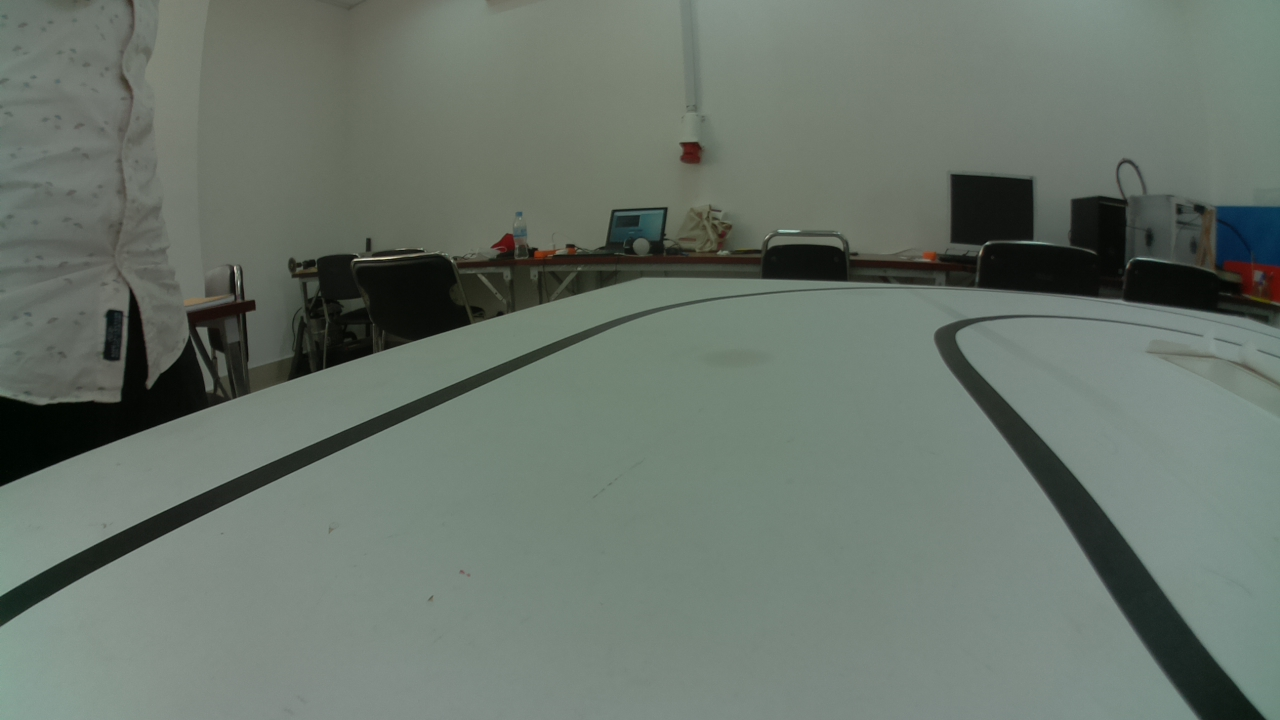
#> input picture TestingImage/Image1.jpg, 1280 x 720 px, found by its file name
$ python CannyOperator.py
#> lines starting #> are read from the running program, lines starting #| are printed output that depends on the picture
import cv2

img = cv2.imread("TestingImage\Image1.jpg") # Read image
#> img is the input picture: shape (720, 1280, 3); mean B, G, R 106.5, 116.1, 105.1

t_lower = 100 # Lower Threshold
t_upper = 200 # Upper threshold
aperture_size = 5 # Aperture size
L2Gradient = True # Boolean

# Applying the Canny Edge filter with L2Gradient = True
edge = cv2.Canny(img, t_lower, t_upper, L2gradient = L2Gradient )
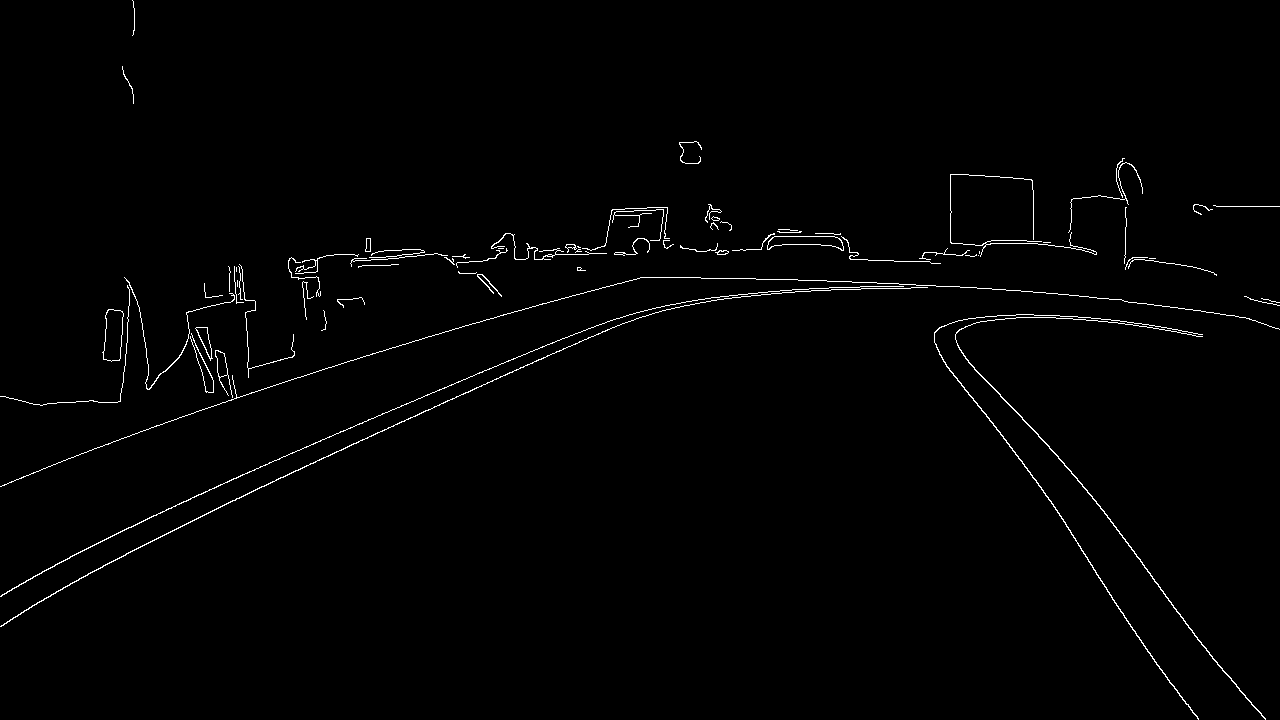
#> edge: shape (720, 1280); 1.1% white in thin lines or dots

cv2.imshow('original', img)
cv2.imshow('edge', edge)
cv2.waitKey(0)
cv2.destroyAllWindows()

$ run again, with TestingImage/Image10.jpg copied over TestingImage/Image1.jpg
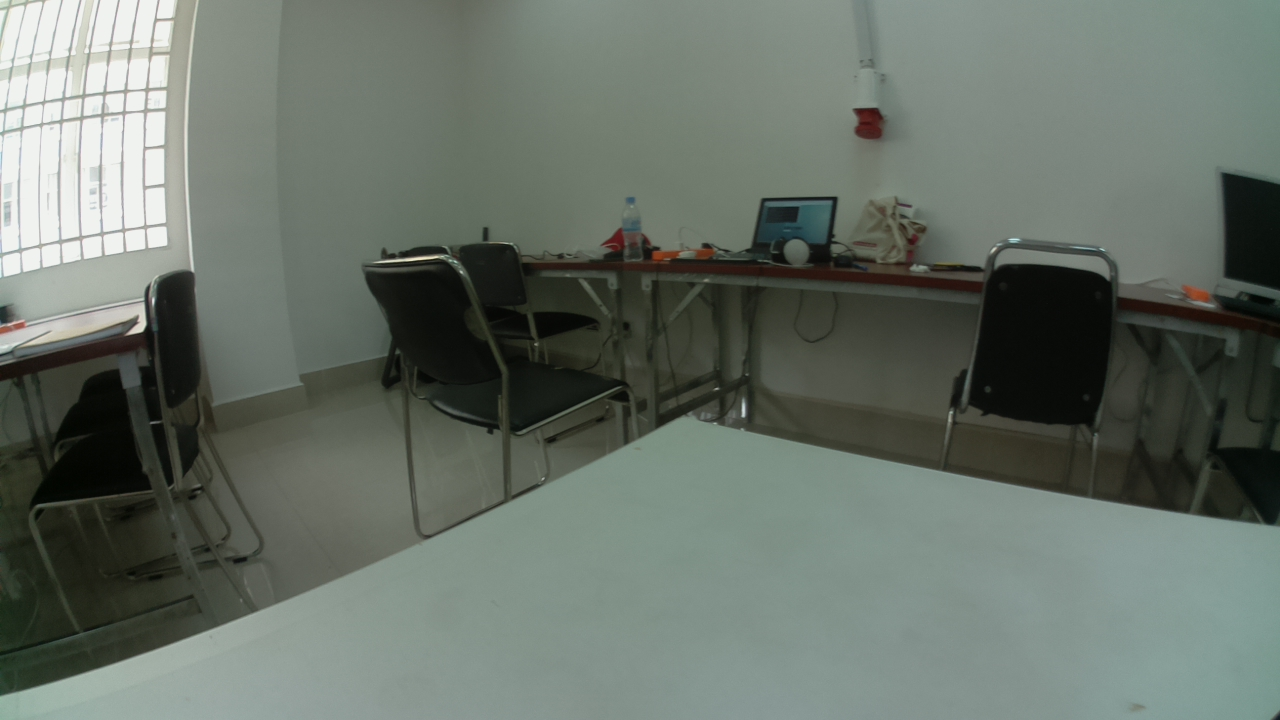
#> input picture TestingImage/Image10.jpg, 1280 x 720 px, found by its file name
#> img is the input picture: shape (720, 1280, 3); mean B, G, R 104.5, 113.4, 104
#> `edge = cv2.Canny(img, t_lower, t_upper, L2gradient = L2Gradient )`:
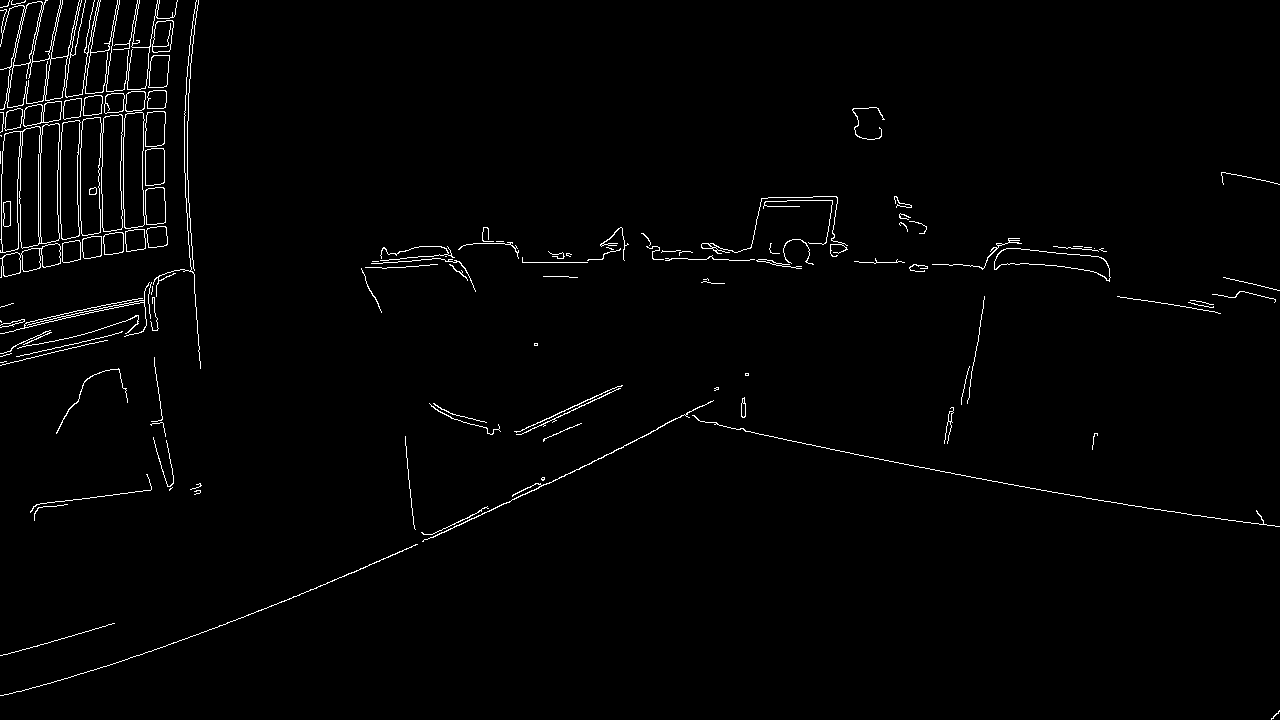
#> edge: shape (720, 1280); 1.5% white in thin lines or dots

$ run again, with TestingImage/Image11.jpg copied over TestingImage/Image1.jpg
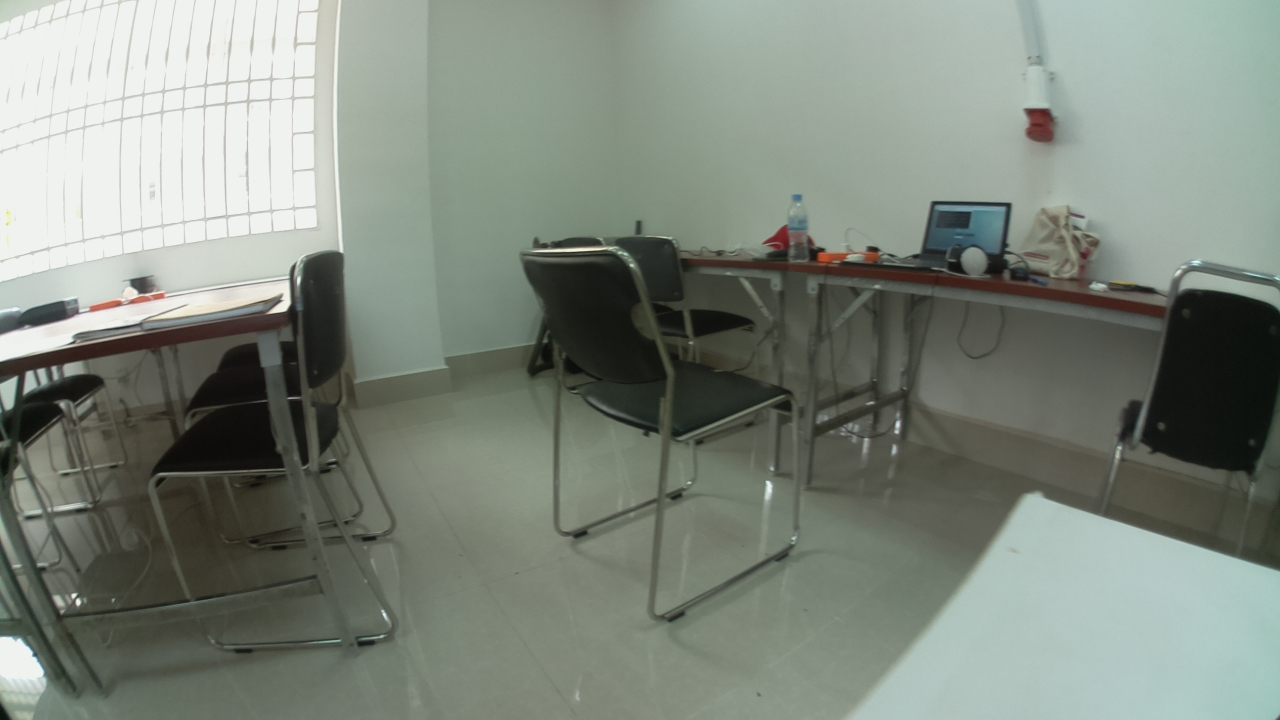
#> input picture TestingImage/Image11.jpg, 1280 x 720 px, found by its file name
#> img is the input picture: shape (720, 1280, 3); mean B, G, R 125.7, 135.8, 127.6
#> `edge = cv2.Canny(img, t_lower, t_upper, L2gradient = L2Gradient )`:
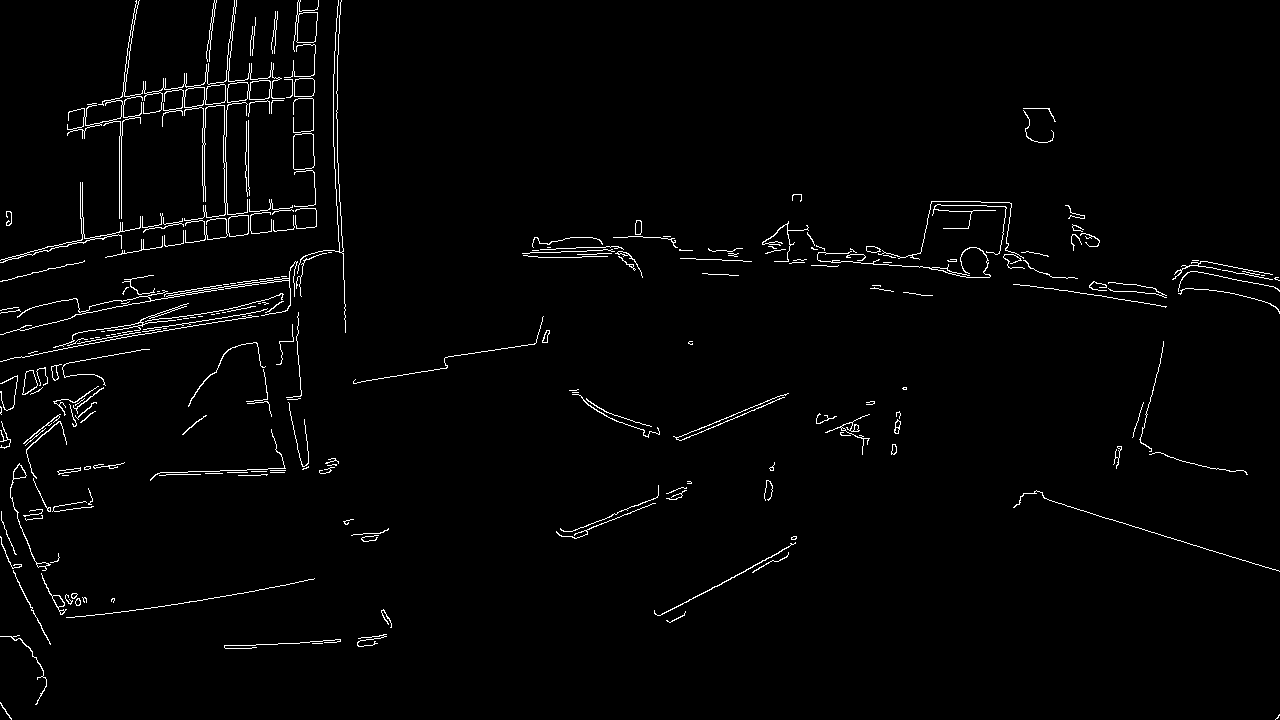
#> edge: shape (720, 1280); 1.9% white in thin lines or dots
